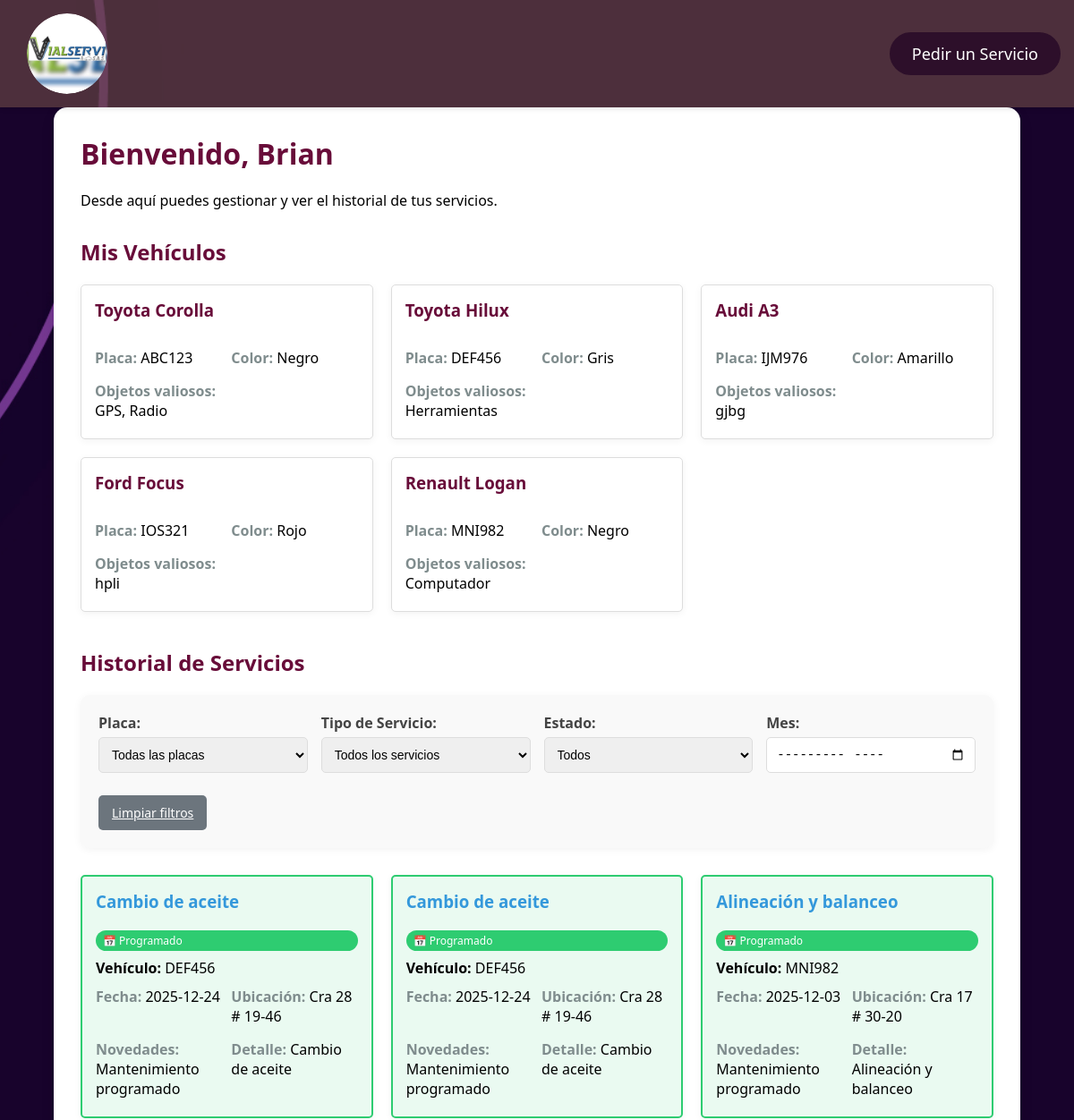
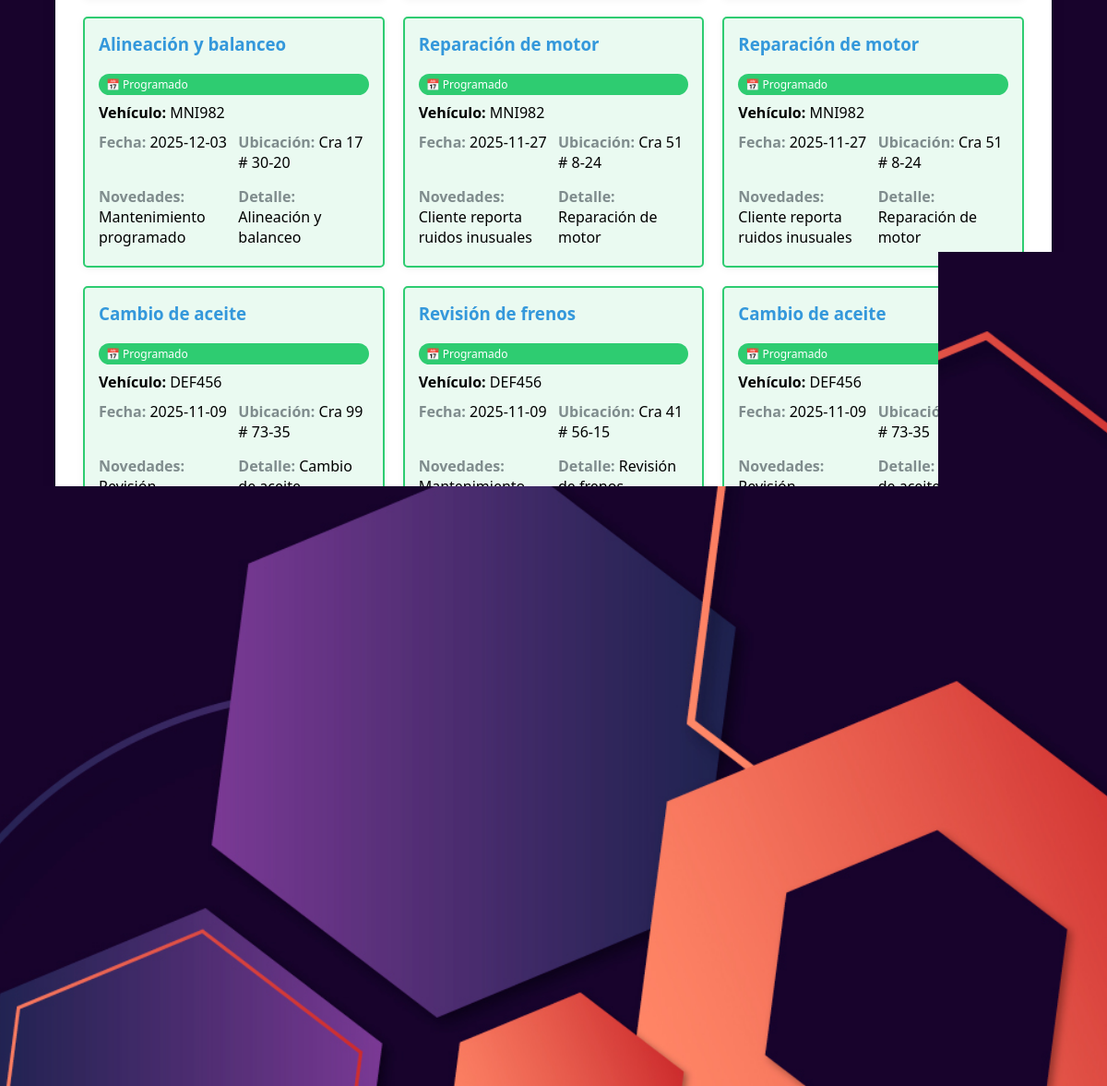
Page /cliente_dashboard.php (signed in) on the committed database (2 pictures, top to bottom).
### tables this page shows
CREATE TABLE `clientes` (
  `Cedula_Id` int(11) NOT NULL,
  `Nombre` varchar(100) NOT NULL,
  `Apellido` varchar(100) NOT NULL,
  `Teléfono` varchar(20) DEFAULT NULL,
  `Email` varchar(100) NOT NULL,
  `password` varchar(255) NOT NULL
);

CREATE TABLE `vehiculos` (
  `Placa` varchar(20) NOT NULL,
  `Marca` varchar(50) DEFAULT NULL,
  `Objetos_Valiosos` text DEFAULT NULL,
  `Clientes_Vehiculos` int(11) DEFAULT NULL,
  `modelo_id` int(11) DEFAULT NULL,
  `color_id` int(11) DEFAULT NULL
);

CREATE TABLE `modelos` (
  `id` int(11) NOT NULL,
  `nombre` varchar(50) NOT NULL,
  `marca_id` int(11) NOT NULL,
  `año` int(11) NOT NULL
);

CREATE TABLE `colores` (
  `color_id` int(11) NOT NULL,
  `nombre_color` varchar(20) DEFAULT NULL
);

CREATE TABLE `servicios_realizados` (
  `Servicio_Realizado_id` int(11) NOT NULL,
  `Cedula_Empleado_id_Servicios_Realizados` int(11) DEFAULT NULL,
  `Vehiculo_id_Servicios_Realizados` varchar(20) DEFAULT NULL,
  `Servicio_id_Servicios_Realizados` int(11) DEFAULT NULL,
  `Fecha` date DEFAULT NULL,
  `municipio` int(11) DEFAULT 11,
  `Ubicación` varchar(255) DEFAULT NULL,
  `Novedades` text DEFAULT NULL,
  `Fotos` text DEFAULT NULL,
  `Detalle_Servicio` text DEFAULT NULL,
  `Custodia_Servicio` text DEFAULT NULL,
  `Facturación_Separada` tinyint(1) DEFAULT NULL
);

CREATE TABLE `servicios` (
  `Servicio_id` int(11) NOT NULL,
  `Nombre_Servicio` varchar(100) NOT NULL,
  `Descripción` varchar(255) DEFAULT NULL
);

### cliente_dashboard.php (the view, shortened to what this page needs)
<?php
require_once 'config.php';
$sql_cliente = "SELECT * FROM clientes WHERE Cedula_Id = ?";
$stmt_cliente = $conn->prepare($sql_cliente);
$stmt_cliente->bind_param("i", $_SESSION['cliente_id']);
$stmt_cliente->execute();
$result_cliente = $stmt_cliente->get_result();
$cliente = $result_cliente->fetch_assoc();
$sql_vehiculos = "
    SELECT
      v.Placa,
      v.Marca,
      mo.nombre       AS Modelo,
      co.nombre_color AS Color,
      v.Objetos_Valiosos
    FROM vehiculos v
    LEFT JOIN modelos  mo ON v.modelo_id = mo.id
    LEFT JOIN colores  co ON v.color_id   = co.color_id
    WHERE v.Clientes_Vehiculos = ?
";
$stmt_vehiculos = $conn->prepare($sql_vehiculos);
$stmt_vehiculos->bind_param("i", $_SESSION['cliente_id']);
$stmt_vehiculos->execute();
$vehiculos = $stmt_vehiculos->get_result()->fetch_all(MYSQLI_ASSOC);
$filtro_mes = isset($_GET['mes']) ? $_GET['mes'] : '';
$pagina_actual = isset($_GET['pagina']) ? intval($_GET['pagina']) : 1;
$registros_por_pagina = 10;
$offset = ($pagina_actual - 1) * $registros_por_pagina;
$servicios = array();
$total_registros = 0;
$total_paginas = 0;
if (!empty($vehiculos)) {
    $placas = array_column($vehiculos, 'Placa');
    $placeholders = implode(',', array_fill(0, count($placas), '?'));
    $sql_count = "SELECT COUNT(*) as total
                 FROM servicios_realizados sr
                 JOIN servicios s ON sr.Servicio_id_Servicios_Realizados = s.Servicio_id
                 JOIN vehiculos v ON sr.Vehiculo_id_Servicios_Realizados = v.Placa
                 WHERE sr.Vehiculo_id_Servicios_Realizados IN ($placeholders)";
    $params_count = $placas;
    $types_count = str_repeat('s', count($placas));
    $sql_servicios = "SELECT sr.*, s.Nombre_Servicio, v.Placa, s.Servicio_id
                     FROM servicios_realizados sr
                     JOIN servicios s ON sr.Servicio_id_Servicios_Realizados = s.Servicio_id
                     JOIN vehiculos v ON sr.Vehiculo_id_Servicios_Realizados = v.Placa
                     WHERE sr.Vehiculo_id_Servicios_Realizados IN ($placeholders)";
    $params = $placas;
    $types = str_repeat('s', count($placas));
    $sql_servicios .= " ORDER BY (sr.Fecha >= CURDATE()) DESC, sr.Fecha DESC";
    $sql_servicios .= " LIMIT ? OFFSET ?";
    $params[] = $registros_por_pagina;
    $params[] = $offset;
    $types .= 'ii';
    $stmt_count = $conn->prepare($sql_count);
    $stmt_count->bind_param($types_count, ...$params_count);
    $stmt_count->execute();
    $result_count = $stmt_count->get_result();
    $row_count = $result_count->fetch_assoc();
    $total_registros = $row_count['total'];
    $total_paginas = ceil($total_registros / $registros_por_pagina);
    $stmt_servicios = $conn->prepare($sql_servicios);
    $stmt_servicios->bind_param($types, ...$params);
    $stmt_servicios->execute();
    $servicios = $stmt_servicios->get_result()->fetch_all(MYSQLI_ASSOC);
}
function construirUrlPaginacion($pagina) {
    $url = 'cliente_dashboard.php?pagina=' . $pagina;
    return $url;
}
?>
<!DOCTYPE html>
<html lang="es">
<head>
</head>
<body>
    <div class="sidebar">
        <div class="logo-container">
            <img src="Imagenes/Logo.jpg" alt="Logo VialServi" class="logo">
        </div>
        <div>
            <a href="crear_servicio_realizado_cliente.php">Pedir un Servicio</a>
        </div>
    </div>
    <div class="main-container">
        <div class="welcome-message">
            <h1>Bienvenido, <?php echo htmlspecialchars($cliente['Nombre']); ?></h1>
            <p>Desde aquí puedes gestionar y ver el historial de tus servicios.</p>
        </div>
        <div class="section">
            <h2>Mis Vehículos</h2>
            <div class="section-cards">
                <?php if (!empty($vehiculos)): ?>
                    <?php foreach ($vehiculos as $vehiculo): ?>
                        <div class="vehicle-card">
                            <h3><?php echo htmlspecialchars($vehiculo['Marca'] . ' ' . $vehiculo['Modelo']); ?></h3>
                            <div class="service-details">
                                <div class="detail-item">
                                    <span class="detail-label">Placa:</span>
                                    <span><?php echo htmlspecialchars($vehiculo['Placa']); ?></span>
                                </div>
                                <div class="detail-item">
                                    <span class="detail-label">Color:</span>
                                    <span><?php echo htmlspecialchars($vehiculo['Color']); ?></span>
                                </div>
                                <div class="detail-item">
                                    <span class="detail-label">Objetos valiosos:</span>
                                    <span><?php echo htmlspecialchars($vehiculo['Objetos_Valiosos'] ?? 'Ninguno registrado'); ?></span>
                                </div>
                            </div>
                        </div>
                    <?php endforeach; ?>
                <?php else: ?>
                    <p>No tienes vehículos registrados.</p>
                <?php endif; ?>
            </div>
        </div>
        <div class="section">
            <h2>Historial de Servicios</h2>
            <div class="filter-container">
                <form id="filterForm" class="filter-form" method="GET">
                    <div class="filter-group">
                        <label for="placa">Placa:</label>
                        <select data-no-warning name="placa" id="placa" class="auto-submit">
                            <option value="">Todas las placas</option>
                        </select>
                    </div>
                    <div class="filter-group">
                        <label for="servicio">Tipo de Servicio:</label>
                        <select data-no-warning name="servicio" id="servicio" class="auto-submit">
                            <option value="">Todos los servicios</option>
                        </select>
                    </div>
                    <div class="filter-group">
                        <label for="estado">Estado:</label>
                        <select data-no-warning name="estado" id="estado" class="auto-submit">
                            <option value="">Todos</option>
                        </select>
                    </div>
                    <div class="filter-group">
                        <label for="mes">Mes:</label>
                        <input data-no-warning type="month" id="mes" name="mes" value="<?php echo $filtro_mes; ?>" class="auto-submit">
                    </div>
                    <div class="filter-group">
                        <div class="filter-buttons">
                            <a data-no-warning href="cliente_dashboard.php" class="filter-button clear-button">Limpiar filtros</a>
                        </div>
                    </div>
                </form>
            </div>
            <div class="section-cards">
                <?php if (!empty($servicios)): ?>
                    <?php foreach ($servicios as $servicio): ?>
                        <?php
                        $fechaServicio = strtotime($servicio['Fecha']);
                        $hoy = strtotime(date('Y-m-d'));
                        $esFuturo = $fechaServicio >= $hoy;
                        ?>
                        <div class="service-card <?php echo $esFuturo ? 'futuro' : 'pasado'; ?>">
                            <h3><?php echo htmlspecialchars($servicio['Nombre_Servicio']); ?></h3>
                            <span class="estado-label"><?php echo $esFuturo ? '📅 Programado' : '✅ Completado'; ?></span>
                            <p><strong>Vehículo:</strong> <?php echo htmlspecialchars($servicio['Placa']); ?></p>
                            <div class="service-details">
                                <div class="detail-item">
                                    <span class="detail-label">Fecha:</span>
                                    <span><?php echo htmlspecialchars($servicio['Fecha']); ?></span>
                                </div>
                                <div class="detail-item">
                                    <span class="detail-label">Ubicación:</span>
                                    <span><?php echo htmlspecialchars($servicio['Ubicación']); ?></span>
                                </div>
                                <div class="detail-item">
                                    <span class="detail-label">Novedades:</span>
                                    <span><?php echo htmlspecialchars($servicio['Novedades'] ?? 'Ninguna'); ?></span>
                                </div>
                                <div class="detail-item">
                                    <span class="detail-label">Detalle:</span>
                                    <span><?php echo htmlspecialchars($servicio['Detalle_Servicio']); ?></span>
                                </div>
                            </div>
                        </div>
                    <?php endforeach; ?>
                <?php endif; ?>
            </div>
            <?php if ($total_paginas > 1): ?>
            <div class="pagination-container">
                <ul class="pagination">
                    <li class="<?= ($pagina_actual <= 1) ? 'disabled' : '' ?>">
                        <a href="<?= construirUrlPaginacion($pagina_actual - 1) ?>" data-no-warning>
                        </a>
                    </li>
                    <?php
                    $rango = 2;
                    $inicio_rango = max(1, $pagina_actual - $rango);
                    $fin_rango = min($total_paginas, $pagina_actual + $rango);
                    for ($i = $inicio_rango; $i <= $fin_rango; $i++) {
                        echo '<li class="' . ($i == $pagina_actual ? 'active' : '') . '">
                                <a href="' . construirUrlPaginacion($i) . '" data-no-warning>' . $i . '</a>
                              </li>';
                    }
                    if ($fin_rango < $total_paginas) {
                        if ($fin_rango < $total_paginas - 1) {
                            echo '<li class="disabled"><a>...</a></li>';
                        }
                        echo '<li><a href="' . construirUrlPaginacion($total_paginas) . '" data-no-warning>' . $total_paginas . '</a></li>';
                    }
                    ?>
                    <li class="<?= ($pagina_actual >= $total_paginas) ? 'disabled' : '' ?>">
                        <a href="<?= construirUrlPaginacion($pagina_actual + 1) ?>" data-no-warning>
                        </a>
                    </li>
                </ul>
            </div>
            <div class="records-info">
                de <?= $total_registros ?> servicios
            </div>
            <?php endif; ?>
        </div>
        <form data-no-warning action="descargar_reporte_cliente.php" method="get">
            <button data-no-warning type="submit" class="logout-btn" style="background-color:#3498db;">Descargar Reporte Filtrado</button>
        </form>
        <form action="logout_cliente.php" method="post">
            <button type="submit" class="logout-btn">Cerrar Sesión</button>
        </form>
    </div>
</body>
</html>

### cliente_dashboard.php (style rules this page uses)
* { margin: 0; padding: 0; box-sizing: border-box; }
body { font-family: 'Segoe UI', Tahoma, Geneva, Verdana, sans-serif; background-image: url('Imagenes/ClienteDasboard.jpg'); background-color: #f5f5f5; background-size: cover; background-attachment: fixed; background-position: center; }
.sidebar { width: 100%; position: fixed; top: 0; left: 0; background-color: rgba(100, 67, 67, 0.7); padding: 15px 0; z-index: 1000; display: flex; justify-content: space-between; align-items: center; box-shadow: 0 2px 5px rgba(0, 0, 0, 0.1); }
.sidebar a { padding: 12px 25px; text-decoration: none; font-size: 18px; color: #fff; background-color: #2d0f2a; margin-right: 15px; border-radius: 50px; transition: background-color 0.3s ease, transform 0.3s ease; }
.logo-container { margin-left: 30px; border-radius: 50%; width: 90px; height: 90px; overflow: hidden; }
.logo { width: 100%; height: 100%; object-fit: cover; box-shadow: 0 4px 10px rgba(0, 0, 0, 0.2); border-radius: 50%; }
.main-container { width: 90%; max-width: 1200px; margin: 120px auto 40px; background-color: white; padding: 30px; border-radius: 15px; box-shadow: 0 6px 15px rgba(0, 0, 0, 0.1); }
h1, h2, h3 { color: #680c39; margin-bottom: 20px; }
.welcome-message { margin-bottom: 30px; }
.section { margin-bottom: 40px; }
.filter-container { background-color: #f9f9f9; border-radius: 10px; padding: 20px; margin-bottom: 30px; box-shadow: 0 2px 10px rgba(0, 0, 0, 0.05); }
.filter-form { display: flex; flex-wrap: wrap; gap: 15px; align-items: flex-end; }
.filter-group { flex: 1; min-width: 200px; }
.filter-group label { display: block; margin-bottom: 5px; font-weight: 600; color: #444; }
.filter-group select, .filter-group input { width: 100%; padding: 10px; border: 1px solid #ddd; border-radius: 5px; font-size: 14px; }
.filter-buttons { display: flex; gap: 10px; margin-top: 10px; }
.filter-button { padding: 10px 15px; background-color: #680c39; color: white; border: none; border-radius: 5px; cursor: pointer; font-size: 14px; transition: background-color 0.3s ease; }
.clear-button { background-color: #6c757d; }
.section-cards { display: grid; grid-template-columns: repeat(auto-fill, minmax(300px, 1fr)); gap: 20px; }
.vehicle-card, .service-card { background-color: white; border: 1px solid #ddd; border-radius: 5px; padding: 15px; display: flex; flex-direction: column; justify-content: space-between; height: 100%; box-shadow: 0 2px 8px rgba(0, 0, 0, 0.05); transition: transform 0.2s ease; }
.service-card h3 { margin-top: 0; color: #3498db; }
.service-details { display: grid; grid-template-columns: repeat(auto-fit, minmax(140px, 1fr)); gap: 10px; margin-top: 10px; }
.service-card.futuro { border: 2px solid #2ecc71; background-color: #eafaf1; }
.estado-label { display: inline-block; padding: 3px 8px; font-size: 12px; color: white; border-radius: 12px; margin-bottom: 8px; }
.service-card.futuro .estado-label { background-color: #2ecc71; }
.detail-item { margin-bottom: 5px; }
.detail-label { font-weight: bold; color: #7f8c8d; }
.logout-btn { background-color: #c70a3c; color: white; padding: 10px 20px; border: none; border-radius: 5px; cursor: pointer; font-size: 16px; margin-top: 20px; }
.pagination-container { display: flex; justify-content: center; margin: 30px 0; }
.pagination { display: flex; list-style: none; padding: 0; margin: 0; }
.pagination li { margin: 0 2px; }
.pagination li a { display: block; padding: 8px 16px; text-decoration: none; background-color: #fff; border: 1px solid #ddd; border-radius: 5px; color: #680c39; transition: all 0.3s ease; }
.pagination li.active a { background-color: #680c39; color: #fff; border-color: #680c39; }
.pagination li.disabled a { color: #999; cursor: not-allowed; pointer-events: none; }
.records-info { text-align: center; color: #777; font-size: 14px; margin: 15px 0; }

### rows in the picture
clientes: Nombre "Brian"
vehiculos: Marca.nombre "Toyota Corolla", Placa "ABC123", color.nombre_color "Negro", Objetos_Valiosos "GPS, Radio"
vehiculos: Marca.nombre "Toyota Hilux", Placa "DEF456", color.nombre_color "Gris", Objetos_Valiosos "Herramientas"
vehiculos: Marca.nombre "Audi A3", Placa "IJM976", color.nombre_color "Amarillo", Objetos_Valiosos "gjbg"
vehiculos: Marca.nombre "Ford Focus", Placa "IOS321", color.nombre_color "Rojo", Objetos_Valiosos "hpli"
vehiculos: Marca.nombre "Renault Logan", Placa "MNI982", color.nombre_color "Negro", Objetos_Valiosos "Computador"
servicios_realizados: Servicio_id_Servicios_Realizados.Nombre_Servicio "Cambio de aceite", shows "📅 Programado", Vehiculo_id_Servicios_Realizados.Placa "DEF456", Fecha "2025-12-24", Ubicación "Cra 28 # 19-46", Novedades "Mantenimiento programado", Detalle_Servicio "Cambio de aceite"
servicios_realizados: Servicio_id_Servicios_Realizados.Nombre_Servicio "Cambio de aceite", shows "📅 Programado", Vehiculo_id_Servicios_Realizados.Placa "DEF456", Fecha "2025-12-24", Ubicación "Cra 28 # 19-46", Novedades "Mantenimiento programado", Detalle_Servicio "Cambio de aceite"
servicios_realizados: Servicio_id_Servicios_Realizados.Nombre_Servicio "Alineación y balanceo", shows "📅 Programado", Vehiculo_id_Servicios_Realizados.Placa "MNI982", Fecha "2025-12-03", Ubicación "Cra 17 # 30-20", Novedades "Mantenimiento programado", Detalle_Servicio "Alineación y balanceo"
servicios_realizados: Servicio_id_Servicios_Realizados.Nombre_Servicio "Alineación y balanceo", shows "📅 Programado", Vehiculo_id_Servicios_Realizados.Placa "MNI982", Fecha "2025-12-03", Ubicación "Cra 17 # 30-20", Novedades "Mantenimiento programado", Detalle_Servicio "Alineación y balanceo"
servicios_realizados: Servicio_id_Servicios_Realizados.Nombre_Servicio "Reparación de motor", shows "📅 Programado", Vehiculo_id_Servicios_Realizados.Placa "MNI982", Fecha "2025-11-27", Ubicación "Cra 51 # 8-24", Novedades "Cliente reporta ruidos inusuales", Detalle_Servicio "Reparación de motor"
servicios_realizados: Servicio_id_Servicios_Realizados.Nombre_Servicio "Reparación de motor", shows "📅 Programado", Vehiculo_id_Servicios_Realizados.Placa "MNI982", Fecha "2025-11-27", Ubicación "Cra 51 # 8-24", Novedades "Cliente reporta ruidos inusuales", Detalle_Servicio "Reparación de motor"
servicios_realizados: Servicio_id_Servicios_Realizados.Nombre_Servicio "Cambio de aceite", shows "📅 Programado", Vehiculo_id_Servicios_Realizados.Placa "DEF456", Fecha "2025-11-09", Ubicación "Cra 99 # 73-35", Novedades "Revisión preventiva", Detalle_Servicio "Cambio de aceite"
servicios_realizados: Servicio_id_Servicios_Realizados.Nombre_Servicio "Revisión de frenos", shows "📅 Programado", Vehiculo_id_Servicios_Realizados.Placa "DEF456", Fecha "2025-11-09", Ubicación "Cra 41 # 56-15", Novedades "Mantenimiento programado", Detalle_Servicio "Revisión de frenos"
servicios_realizados: Servicio_id_Servicios_Realizados.Nombre_Servicio "Cambio de aceite", shows "📅 Programado", Vehiculo_id_Servicios_Realizados.Placa "DEF456", Fecha "2025-11-09", Novedades "Revisión preventiva"
servicios_realizados: Servicio_id_Servicios_Realizados.Nombre_Servicio "Revisión de frenos", Novedades "Mantenimiento programado"
